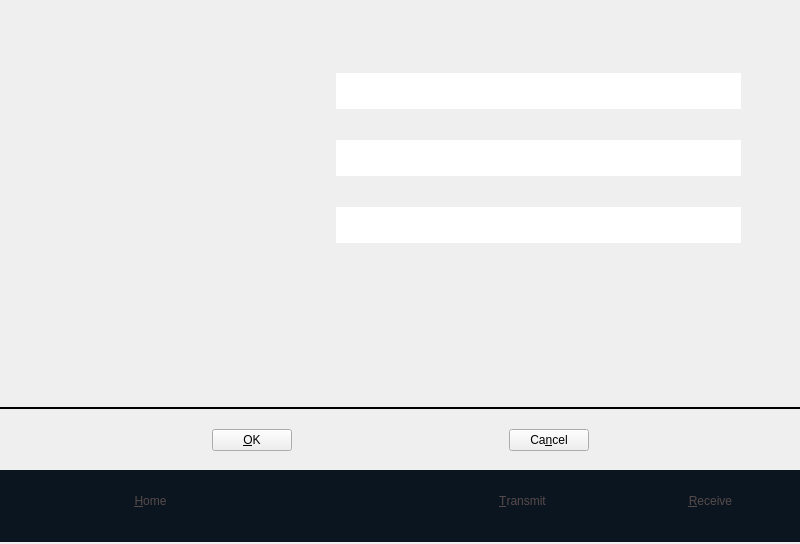
<?xml version="1.0" encoding="UTF-8"?>
<ui version="4.0">
 <class>ManualFrequencyView</class>
 <widget class="QWidget" name="ManualFrequencyView">
  <property name="geometry">
   <rect>
    <x>0</x>
    <y>0</y>
    <width>800</width>
    <height>544</height>
   </rect>
  </property>
  <property name="windowTitle">
   <string>Form</string>
  </property>
  <widget class="TitleWidget" name="titleWidget" native="true">
   <property name="geometry">
    <rect>
     <x>0</x>
     <y>0</y>
     <width>800</width>
     <height>45</height>
    </rect>
   </property>
  </widget>
  <widget class="QWidget" name="gridLayoutWidget">
   <property name="geometry">
    <rect>
     <x>0</x>
     <y>50</y>
     <width>801</width>
     <height>351</height>
    </rect>
   </property>
   <layout class="QGridLayout" name="gridLayout">
    <item row="0" column="2">
     <spacer name="horizontalSpacer">
      <property name="orientation">
       <enum>Qt::Horizontal</enum>
      </property>
      <property name="sizeType">
       <enum>QSizePolicy::Minimum</enum>
      </property>
      <property name="sizeHint" stdset="0">
       <size>
        <width>40</width>
        <height>20</height>
       </size>
      </property>
     </spacer>
    </item>
    <item row="2" column="3">
     <widget class="QLineEdit" name="codelEdit">
      <property name="focusPolicy">
       <enum>Qt::ClickFocus</enum>
      </property>
      <property name="styleSheet">
       <string notr="true">QLineEdit
{
   padding: 5px;
   border: none;
	font-size: 20px;
   color:gray;
}

QLineEdit::focus
{
   color:white;
   background-color: qlineargradient(spread:pad, x1:0, y1:0, x2:0, y2:1, stop:0 rgba(95, 158, 160, 50), stop:1 rgba(95, 158, 160, 100));
}</string>
      </property>
      <property name="text">
       <string/>
      </property>
     </widget>
    </item>
    <item row="1" column="3">
     <widget class="QLineEdit" name="channelEdit">
      <property name="focusPolicy">
       <enum>Qt::ClickFocus</enum>
      </property>
      <property name="styleSheet">
       <string notr="true">QLineEdit
{
   padding: 5px;
   border: none;
	font-size: 20px;
   color:gray;
}

QLineEdit::focus
{
   color:white;
   background-color: qlineargradient(spread:pad, x1:0, y1:0, x2:0, y2:1, stop:0 rgba(95, 158, 160, 50), stop:1 rgba(95, 158, 160, 100));
}</string>
      </property>
      <property name="text">
       <string/>
      </property>
     </widget>
    </item>
    <item row="0" column="4">
     <spacer name="horizontalSpacer_3">
      <property name="orientation">
       <enum>Qt::Horizontal</enum>
      </property>
      <property name="sizeType">
       <enum>QSizePolicy::Fixed</enum>
      </property>
      <property name="sizeHint" stdset="0">
       <size>
        <width>60</width>
        <height>20</height>
       </size>
      </property>
     </spacer>
    </item>
    <item row="0" column="3">
     <widget class="QLineEdit" name="nameEdit">
      <property name="sizePolicy">
       <sizepolicy hsizetype="Maximum" vsizetype="Fixed">
        <horstretch>0</horstretch>
        <verstretch>0</verstretch>
       </sizepolicy>
      </property>
      <property name="maximumSize">
       <size>
        <width>500</width>
        <height>16777215</height>
       </size>
      </property>
      <property name="styleSheet">
       <string notr="true">QLineEdit
{
   padding: 5px;
   border: none;
	font-size: 20px;
   color:gray;
}

QLineEdit::focus
{
   color:white;
   background-color: qlineargradient(spread:pad, x1:0, y1:0, x2:0, y2:1, stop:0 rgba(95, 158, 160, 50), stop:1 rgba(95, 158, 160, 100));
}</string>
      </property>
      <property name="text">
       <string/>
      </property>
     </widget>
    </item>
    <item row="0" column="1">
     <widget class="QListWidget" name="listWidget">
      <property name="sizePolicy">
       <sizepolicy hsizetype="Maximum" vsizetype="Maximum">
        <horstretch>0</horstretch>
        <verstretch>0</verstretch>
       </sizepolicy>
      </property>
      <property name="maximumSize">
       <size>
        <width>250</width>
        <height>40</height>
       </size>
      </property>
      <property name="focusPolicy">
       <enum>Qt::NoFocus</enum>
      </property>
      <property name="styleSheet">
       <string notr="true">QListWidget {
    border:none;
    outline: none;
    icon-size: 40px;
    background: transparent;
}

QListWidget::item{
   height:40px;
   color:gray;
}

QListWidget:focus{
    border:none;
    outline: none;
}

QListWidget::item:focus{
    border:none;
    outline: none;
    font: bold 25pt;
    color:white;
    background-color: qlineargradient(spread:pad, x1:0, y1:0, x2:0, y2:1, stop:0 rgba(48, 60, 76, 255), stop:1 rgba(7, 61, 82, 255));
}

QListWidget::item:selected{
    border: none;
    outline: none;
    font: bold 25pt;
    color:white;
    background-color: qlineargradient(spread:pad, x1:0, y1:0, x2:0, y2:1, stop:0 rgba(48, 60, 76, 255), stop:1 rgba(7, 61, 82, 255));
}
 </string>
      </property>
     </widget>
    </item>
    <item row="0" column="0">
     <spacer name="horizontalSpacer_2">
      <property name="orientation">
       <enum>Qt::Horizontal</enum>
      </property>
      <property name="sizeType">
       <enum>QSizePolicy::Minimum</enum>
      </property>
      <property name="sizeHint" stdset="0">
       <size>
        <width>40</width>
        <height>20</height>
       </size>
      </property>
     </spacer>
    </item>
    <item row="1" column="1">
     <widget class="QListWidget" name="listWidget_2">
      <property name="sizePolicy">
       <sizepolicy hsizetype="Maximum" vsizetype="Maximum">
        <horstretch>0</horstretch>
        <verstretch>0</verstretch>
       </sizepolicy>
      </property>
      <property name="maximumSize">
       <size>
        <width>250</width>
        <height>40</height>
       </size>
      </property>
      <property name="focusPolicy">
       <enum>Qt::NoFocus</enum>
      </property>
      <property name="styleSheet">
       <string notr="true">QListWidget {
    border:none;
    outline: none;
    icon-size: 40px;
    background: transparent;
}

QListWidget::item{
   height:40px;
      color:gray;
}

QListWidget:focus{
    border:none;
    outline: none;
}

QListWidget::item:focus{
    border:none;
    outline: none;
    font: bold 25pt;
    color:white;
    background-color: qlineargradient(spread:pad, x1:0, y1:0, x2:0, y2:1, stop:0 rgba(48, 60, 76, 255), stop:1 rgba(7, 61, 82, 255));
}

QListWidget::item:selected{
    border: none;
    outline: none;
    font: bold 25pt;
    color:white;
    background-color: qlineargradient(spread:pad, x1:0, y1:0, x2:0, y2:1, stop:0 rgba(48, 60, 76, 255), stop:1 rgba(7, 61, 82, 255));
}
 </string>
      </property>
     </widget>
    </item>
    <item row="2" column="1">
     <widget class="QListWidget" name="listWidget_3">
      <property name="sizePolicy">
       <sizepolicy hsizetype="Maximum" vsizetype="Maximum">
        <horstretch>0</horstretch>
        <verstretch>0</verstretch>
       </sizepolicy>
      </property>
      <property name="maximumSize">
       <size>
        <width>250</width>
        <height>40</height>
       </size>
      </property>
      <property name="focusPolicy">
       <enum>Qt::NoFocus</enum>
      </property>
      <property name="styleSheet">
       <string notr="true">QListWidget {
    border:none;
    outline: none;
    icon-size: 40px;
    background: transparent;
}

QListWidget::item{
   height:40px;
   color:gray;
}

QListWidget:focus{
    border:none;
    outline: none;
}

QListWidget::item:focus{
    border:none;
    outline: none;
    font: bold 25pt;
    color:white;
    background-color: qlineargradient(spread:pad, x1:0, y1:0, x2:0, y2:1, stop:0 rgba(48, 60, 76, 255), stop:1 rgba(7, 61, 82, 255));
}

QListWidget::item:selected{
    border: none;
    outline: none;
    font: bold 25pt;
    color:white;
    background-color: qlineargradient(spread:pad, x1:0, y1:0, x2:0, y2:1, stop:0 rgba(48, 60, 76, 255), stop:1 rgba(7, 61, 82, 255));
}
 </string>
      </property>
     </widget>
    </item>
    <item row="3" column="1">
     <widget class="QListWidget" name="listWidget_4">
      <property name="sizePolicy">
       <sizepolicy hsizetype="Maximum" vsizetype="Maximum">
        <horstretch>0</horstretch>
        <verstretch>0</verstretch>
       </sizepolicy>
      </property>
      <property name="maximumSize">
       <size>
        <width>250</width>
        <height>40</height>
       </size>
      </property>
      <property name="focusPolicy">
       <enum>Qt::NoFocus</enum>
      </property>
      <property name="styleSheet">
       <string notr="true">QListWidget {
    border:none;
    outline: none;
    icon-size: 40px;
    background: transparent;
}

QListWidget::item{
   height:40px;
       color:gray;
}

QListWidget:focus{
    border:none;
    outline: none;
}

QListWidget::item:focus{
    border:none;
    outline: none;
    font: bold 25pt;
    color:white;
    background-color: qlineargradient(spread:pad, x1:0, y1:0, x2:0, y2:1, stop:0 rgba(48, 60, 76, 255), stop:1 rgba(7, 61, 82, 255));
}

QListWidget::item:selected{
    border: none;
    outline: none;
    font: bold 25pt;
    color:white;
    background-color: qlineargradient(spread:pad, x1:0, y1:0, x2:0, y2:1, stop:0 rgba(48, 60, 76, 255), stop:1 rgba(7, 61, 82, 255));
}
 </string>
      </property>
     </widget>
    </item>
    <item row="4" column="1">
     <widget class="QListWidget" name="listWidget_5">
      <property name="sizePolicy">
       <sizepolicy hsizetype="Maximum" vsizetype="Maximum">
        <horstretch>0</horstretch>
        <verstretch>0</verstretch>
       </sizepolicy>
      </property>
      <property name="maximumSize">
       <size>
        <width>250</width>
        <height>40</height>
       </size>
      </property>
      <property name="focusPolicy">
       <enum>Qt::NoFocus</enum>
      </property>
      <property name="styleSheet">
       <string notr="true">QListWidget {
    border:none;
    outline: none;
    icon-size: 40px;
    background: transparent;
}

QListWidget::item{
   height:40px;
   color:gray;
}

QListWidget:focus{
    border:none;
    outline: none;
}

QListWidget::item:focus{
    border:none;
    outline: none;
    font: bold 25pt;
    color:white;
    background-color: qlineargradient(spread:pad, x1:0, y1:0, x2:0, y2:1, stop:0 rgba(48, 60, 76, 255), stop:1 rgba(7, 61, 82, 255));
}

QListWidget::item:selected{
    border: none;
    outline: none;
    font: bold 25pt;
    color:white;
    background-color: qlineargradient(spread:pad, x1:0, y1:0, x2:0, y2:1, stop:0 rgba(48, 60, 76, 255), stop:1 rgba(7, 61, 82, 255));
}
 </string>
      </property>
     </widget>
    </item>
    <item row="3" column="3">
     <widget class="FrequencyInput" name="widget" native="true">
      <property name="maximumSize">
       <size>
        <width>140</width>
        <height>40</height>
       </size>
      </property>
     </widget>
    </item>
    <item row="4" column="3">
     <widget class="FrequencyInput" name="widget_2" native="true">
      <property name="sizePolicy">
       <sizepolicy hsizetype="Maximum" vsizetype="Maximum">
        <horstretch>0</horstretch>
        <verstretch>0</verstretch>
       </sizepolicy>
      </property>
      <property name="maximumSize">
       <size>
        <width>140</width>
        <height>40</height>
       </size>
      </property>
     </widget>
    </item>
   </layout>
  </widget>
  <widget class="QWidget" name="controlWidget" native="true">
   <property name="geometry">
    <rect>
     <x>0</x>
     <y>470</y>
     <width>800</width>
     <height>72</height>
    </rect>
   </property>
   <property name="autoFillBackground">
    <bool>false</bool>
   </property>
   <property name="styleSheet">
    <string notr="true"> background-color:rgb(10,21,31);</string>
   </property>
   <widget class="QToolButton" name="homeBtn">
    <property name="geometry">
     <rect>
      <x>80</x>
      <y>0</y>
      <width>141</width>
      <height>61</height>
     </rect>
    </property>
    <property name="focusPolicy">
     <enum>Qt::ClickFocus</enum>
    </property>
    <property name="styleSheet">
     <string notr="true">QToolButton{
    border:none;
    outline: none;
    color:rgb(86, 74, 74);
     background: transparent;
	font: 18pt &quot;Ubuntu&quot;;

}
QToolButton:focus{
    color:white;

}

</string>
    </property>
    <property name="text">
     <string>&amp;Home</string>
    </property>
    <property name="icon">
     <iconset>
      <normalon>:/images/home_normal</normalon>
      <selectedoff>:/images/home_normal</selectedoff>
      <selectedon>:/images/home_hover</selectedon>
     </iconset>
    </property>
    <property name="iconSize">
     <size>
      <width>56</width>
      <height>42</height>
     </size>
    </property>
    <property name="popupMode">
     <enum>QToolButton::DelayedPopup</enum>
    </property>
    <property name="toolButtonStyle">
     <enum>Qt::ToolButtonTextBesideIcon</enum>
    </property>
   </widget>
   <widget class="QToolButton" name="receiveBtn">
    <property name="geometry">
     <rect>
      <x>640</x>
      <y>0</y>
      <width>141</width>
      <height>61</height>
     </rect>
    </property>
    <property name="focusPolicy">
     <enum>Qt::ClickFocus</enum>
    </property>
    <property name="styleSheet">
     <string notr="true">QToolButton{
    border:none;
    outline: none;
    color:rgb(86, 74, 74);
     background: transparent;
	font: 18pt &quot;Ubuntu&quot;;

}
QToolButton:focus{
    color:white;

}

</string>
    </property>
    <property name="text">
     <string>&amp;Receive</string>
    </property>
    <property name="icon">
     <iconset>
      <normalon>:/images/images/Receive_Bnt_SelNo.png</normalon>
      <selectedoff>:/images/images/station_gray.png</selectedoff>
      <selectedon>:/images/images/individual_white.png</selectedon>
     </iconset>
    </property>
    <property name="iconSize">
     <size>
      <width>40</width>
      <height>40</height>
     </size>
    </property>
    <property name="popupMode">
     <enum>QToolButton::DelayedPopup</enum>
    </property>
    <property name="toolButtonStyle">
     <enum>Qt::ToolButtonTextBesideIcon</enum>
    </property>
   </widget>
   <widget class="QToolButton" name="callBtn">
    <property name="geometry">
     <rect>
      <x>450</x>
      <y>0</y>
      <width>145</width>
      <height>61</height>
     </rect>
    </property>
    <property name="focusPolicy">
     <enum>Qt::ClickFocus</enum>
    </property>
    <property name="styleSheet">
     <string notr="true">QToolButton{
    border:none;
    outline: none;
    color:rgb(86, 74, 74);
     background: transparent;
	font: 18pt &quot;Ubuntu&quot;;

}
QToolButton:focus{
    color:white;

}

</string>
    </property>
    <property name="text">
     <string>&amp;Transmit</string>
    </property>
    <property name="icon">
     <iconset>
      <normalon>:/images/images/Call_Bnt_SelNo.png</normalon>
      <selectedoff>:/images/images/individual_gray.png</selectedoff>
      <selectedon>:/images/images/individual_white.png</selectedon>
     </iconset>
    </property>
    <property name="iconSize">
     <size>
      <width>40</width>
      <height>40</height>
     </size>
    </property>
    <property name="popupMode">
     <enum>QToolButton::DelayedPopup</enum>
    </property>
    <property name="toolButtonStyle">
     <enum>Qt::ToolButtonTextBesideIcon</enum>
    </property>
   </widget>
  </widget>
  <widget class="Line" name="line_">
   <property name="geometry">
    <rect>
     <x>0</x>
     <y>400</y>
     <width>800</width>
     <height>16</height>
    </rect>
   </property>
   <property name="styleSheet">
    <string notr="true">background:transparent;</string>
   </property>
   <property name="frameShadow">
    <enum>QFrame::Plain</enum>
   </property>
   <property name="lineWidth">
    <number>2</number>
   </property>
   <property name="orientation">
    <enum>Qt::Horizontal</enum>
   </property>
  </widget>
  <widget class="QWidget" name="horizontalLayoutWidget">
   <property name="geometry">
    <rect>
     <x>0</x>
     <y>420</y>
     <width>801</width>
     <height>41</height>
    </rect>
   </property>
   <layout class="QHBoxLayout" name="horizontalLayout">
    <item>
     <spacer name="horizontalSpacer_4">
      <property name="orientation">
       <enum>Qt::Horizontal</enum>
      </property>
      <property name="sizeHint" stdset="0">
       <size>
        <width>40</width>
        <height>20</height>
       </size>
      </property>
     </spacer>
    </item>
    <item>
     <widget class="QPushButton" name="okBtn">
      <property name="focusPolicy">
       <enum>Qt::ClickFocus</enum>
      </property>
      <property name="styleSheet">
       <string notr="true">QPushButton:focus{
    color:white;
}

</string>
      </property>
      <property name="text">
       <string>&amp;OK</string>
      </property>
      <property name="icon">
       <iconset resource="../../resources/nbdp.qrc">
        <normaloff>:/images/images/OK.png</normaloff>:/images/images/OK.png</iconset>
      </property>
     </widget>
    </item>
    <item>
     <spacer name="horizontalSpacer_6">
      <property name="orientation">
       <enum>Qt::Horizontal</enum>
      </property>
      <property name="sizeHint" stdset="0">
       <size>
        <width>40</width>
        <height>20</height>
       </size>
      </property>
     </spacer>
    </item>
    <item>
     <widget class="QPushButton" name="cancelBtn">
      <property name="focusPolicy">
       <enum>Qt::ClickFocus</enum>
      </property>
      <property name="styleSheet">
       <string notr="true">QPushButton:focus{
    color:white;
}

</string>
      </property>
      <property name="text">
       <string>Ca&amp;ncel</string>
      </property>
      <property name="icon">
       <iconset resource="../../resources/nbdp.qrc">
        <normaloff>:/images/cancel</normaloff>:/images/cancel</iconset>
      </property>
     </widget>
    </item>
    <item>
     <spacer name="horizontalSpacer_5">
      <property name="orientation">
       <enum>Qt::Horizontal</enum>
      </property>
      <property name="sizeHint" stdset="0">
       <size>
        <width>40</width>
        <height>20</height>
       </size>
      </property>
     </spacer>
    </item>
   </layout>
  </widget>
 </widget>
 <customwidgets>
  <customwidget>
   <class>TitleWidget</class>
   <extends>QWidget</extends>
   <header>widgets/titlewidget.h</header>
   <container>1</container>
  </customwidget>
  <customwidget>
   <class>FrequencyInput</class>
   <extends>QWidget</extends>
   <header>widgets/frequencyinput.h</header>
   <container>1</container>
  </customwidget>
 </customwidgets>
 <tabstops>
  <tabstop>channelEdit</tabstop>
  <tabstop>codelEdit</tabstop>
  <tabstop>okBtn</tabstop>
  <tabstop>cancelBtn</tabstop>
  <tabstop>homeBtn</tabstop>
  <tabstop>callBtn</tabstop>
  <tabstop>receiveBtn</tabstop>
 </tabstops>
 <resources>
  <include location="../../resources/nbdp.qrc"/>
 </resources>
 <connections/>
</ui>
